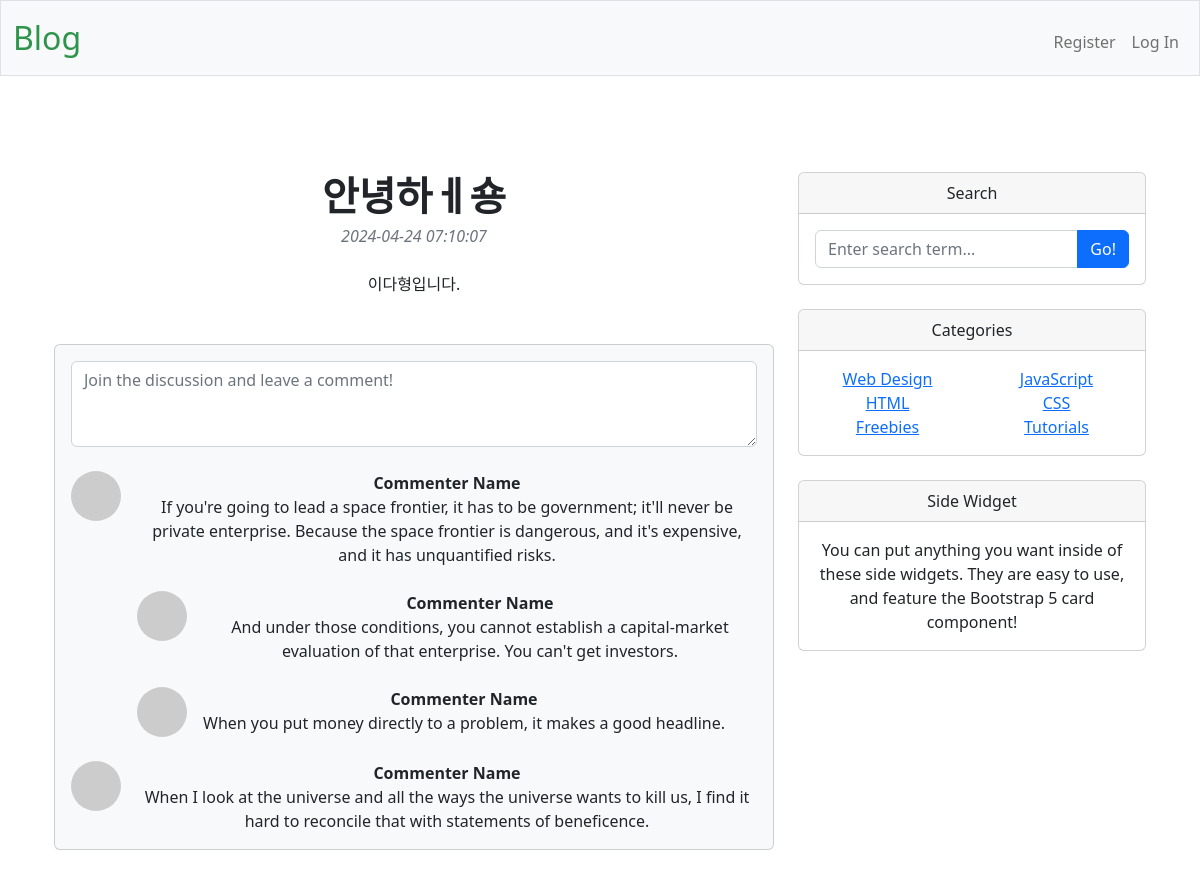
Screenshot of /view?title=안녕하ㅔ숑 with the database file from the repository.
### tables this page shows
CREATE TABLE ARTICLE (
    id INTEGER NOT NULL,
    user_id INTEGER NOT NULL,
    title TEXT NOT NULL,
    contents TEXT NOT NULL,
    datetime TIMESTAMP NOT NULL DEFAULT CURRENT_TIMESTAMP, likes INTEGER DEFAULT 0,
    PRIMARY KEY(id),
    FOREIGN KEY(user_id) REFERENCES "users"(id)
);

### app.py (the view)
@app.route("/view", methods=["GET","POST"])
def view():
    title = request.args.get("title")
    data = db.execute("SELECT contents,datetime FROM article where title=?",title)
    print(data)
    return render_template("view.html",title=title,contents=data[0]["contents"],datetime=data[0]["datetime"])

### app.py (called while the page is built)
@app.after_request
def after_request(response):
    response.headers["Cache-Control"] = "no-cache, no-store, must-revalidate"
    response.headers["Expires"] = 0
    response.headers["Pragma"] = "no-cache"
    return response

### templates/view.html (shortened to what this page needs)
{% extends "layout.html" %}
{% block main %}
    <link href="static/view.css" rel="stylesheet" />
    <div class="container mt-5">
        <div class="row">
            <div class="col-lg-8">
                <article>
                    <header class="mb-4">
                        <h1 class="fw-bolder mb-1">{{ title }}</h1>
                        <div class="text-muted fst-italic mb-2">{{datetime}}</div>
                    </header>
                    <section class="mb-5">
                        {{contents|safe}}
                    </section>
                </article>
                <section class="mb-5">
                    <div class="card bg-light">
                        <div class="card-body">
                            <form class="mb-4"><textarea class="form-control" rows="3" placeholder="Join the discussion and leave a comment!"></textarea></form>
                            <div class="d-flex mb-4">
                                <div class="flex-shrink-0"><img class="rounded-circle" src="https://dummyimage.com/50x50/ced4da/6c757d.jpg" alt="..." /></div>
                                <div class="ms-3">
                                    <div class="fw-bold">Commenter Name</div>
                                    If you're going to lead a space frontier, it has to be government; it'll never be private enterprise. Because the space frontier is dangerous, and it's expensive, and it has unquantified risks.
                                    <div class="d-flex mt-4">
                                        <div class="flex-shrink-0"><img class="rounded-circle" src="https://dummyimage.com/50x50/ced4da/6c757d.jpg" alt="..." /></div>
                                        <div class="ms-3">
                                            <div class="fw-bold">Commenter Name</div>
                                            And under those conditions, you cannot establish a capital-market evaluation of that enterprise. You can't get investors.
                                        </div>
                                    </div>
                                    <div class="d-flex mt-4">
                                        <div class="flex-shrink-0"><img class="rounded-circle" src="https://dummyimage.com/50x50/ced4da/6c757d.jpg" alt="..." /></div>
                                        <div class="ms-3">
                                            <div class="fw-bold">Commenter Name</div>
                                            When you put money directly to a problem, it makes a good headline.
                                        </div>
                                    </div>
                                </div>
                            </div>
                            <div class="d-flex">
                                <div class="flex-shrink-0"><img class="rounded-circle" src="https://dummyimage.com/50x50/ced4da/6c757d.jpg" alt="..." /></div>
                                <div class="ms-3">
                                    <div class="fw-bold">Commenter Name</div>
                                    When I look at the universe and all the ways the universe wants to kill us, I find it hard to reconcile that with statements of beneficence.
                                </div>
                            </div>
                        </div>
                    </div>
                </section>
            </div>
            <div class="col-lg-4">
                <div class="card mb-4">
                    <div class="card-header">Search</div>
                    <div class="card-body">
                        <div class="input-group">
                            <input class="form-control" type="text" placeholder="Enter search term..." aria-label="Enter search term..." aria-describedby="button-search" />
                            <button class="btn btn-primary" id="button-search" type="button">Go!</button>
                        </div>
                    </div>
                </div>
                <div class="card mb-4">
                    <div class="card-header">Categories</div>
                    <div class="card-body">
                        <div class="row">
                            <div class="col-sm-6">
                                <ul class="list-unstyled mb-0">
                                    <li><a href="#!">Web Design</a></li>
                                    <li><a href="#!">HTML</a></li>
                                    <li><a href="#!">Freebies</a></li>
                                </ul>
                            </div>
                            <div class="col-sm-6">
                                <ul class="list-unstyled mb-0">
                                    <li><a href="#!">JavaScript</a></li>
                                    <li><a href="#!">CSS</a></li>
                                    <li><a href="#!">Tutorials</a></li>
                                </ul>
                            </div>
                        </div>
                    </div>
                </div>
                <div class="card mb-4">
                    <div class="card-header">Side Widget</div>
                    <div class="card-body">You can put anything you want inside of these side widgets. They are easy to use, and feature the Bootstrap 5 card component!</div>
                </div>
            </div>
        </div>
    </div>
{% endblock %}

### rows the page displays
ARTICLE: title "안녕하ㅔ숑", datetime "2024-04-24 07:10:07", contents "이다형입니다."
